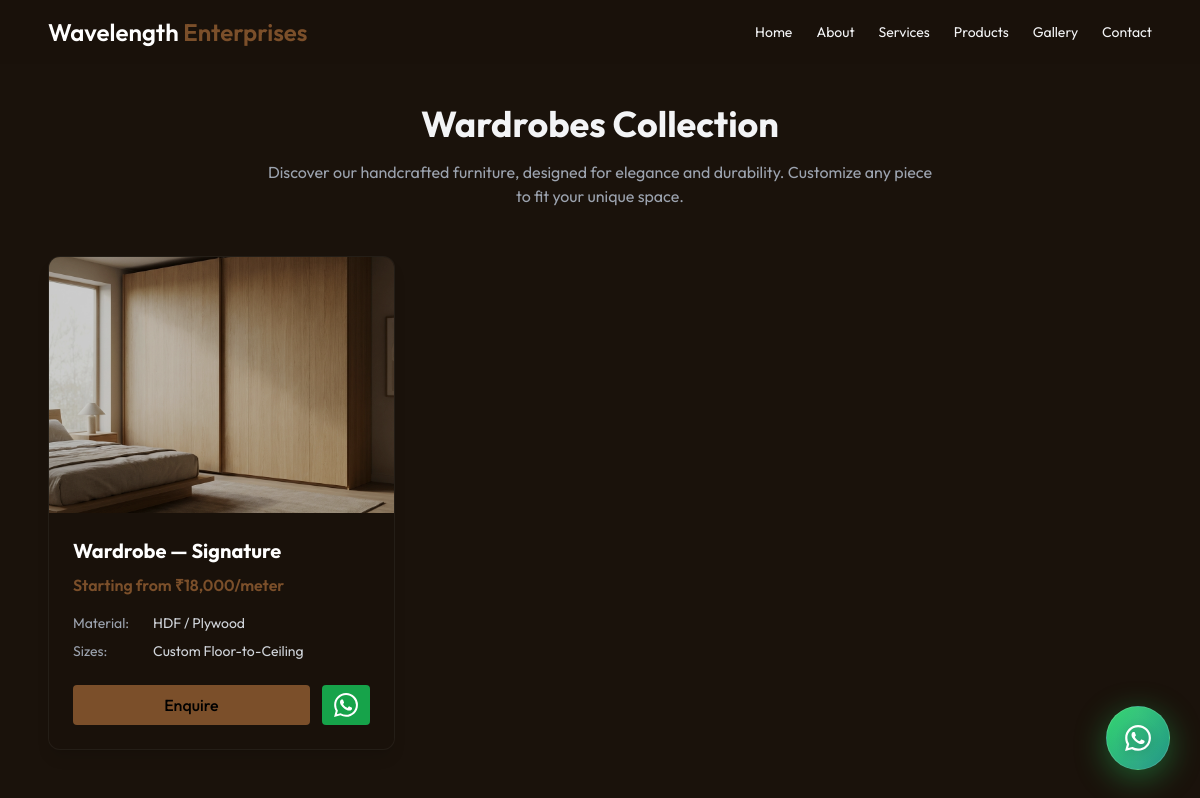
/products.php?category=wardrobes, run on the app's committed database.
### tables this page shows
CREATE TABLE `products` (
  `id` int(11) NOT NULL,
  `name` varchar(255) NOT NULL,
  `category` varchar(100) NOT NULL,
  `price_start` varchar(50) DEFAULT NULL,
  `material` varchar(255) DEFAULT NULL,
  `sizes` varchar(255) DEFAULT NULL,
  `image_path` varchar(255) DEFAULT NULL,
  `created_at` timestamp NOT NULL DEFAULT current_timestamp()
);

### products.php (the view, shortened to what this page needs)
<!doctype html>
<html lang="en">
<head>
  <link rel="stylesheet" href="frontend/css/tailwind.css">
  <link rel="stylesheet" href="frontend/css/style.css">
  <link rel="stylesheet" href="frontend/css/responsive.css">
  <link rel="stylesheet" href="https://cdnjs.cloudflare.com/ajax/libs/font-awesome/6.5.1/css/all.min.css"
 />
  <link rel="stylesheet" href="frontend/css/dropdown.css">
</head>
<body class="bg-wood-dark text-gray-100 antialiased font-sans">
  <?php require_once 'backend/includes/header.php'; ?>
  <main class="max-w-6xl mx-auto px-4 sm:px-6 py-10">
    <div class="text-center mb-12">
      <h1 class="text-3xl md:text-4xl font-bold mb-4 reveal fade-up">Our Premium Collection</h1>
      <p class="text-muted max-w-2xl mx-auto reveal fade-up delay-100">Discover our handcrafted furniture, designed for
        elegance and durability.
        Customize any piece to fit your unique space.</p>
    </div>
    <div class="grid grid-cols-1 md:grid-cols-2 lg:grid-cols-3 gap-8 stagger-children">
      <?php
      require_once 'backend/config/db_connection.php';
      $category_filter = isset($_GET['category']) ? $conn->real_escape_string($_GET['category']) : '';
      $sql = "SELECT * FROM products";
      if ($category_filter) {
          $sql .= " WHERE category = '$category_filter'";
      }
      $sql .= " ORDER BY created_at DESC";
      $result = $conn->query($sql);
      if ($result->num_rows > 0) {
          while($row = $result->fetch_assoc()) {
              $name = htmlspecialchars($row["name"]);
              $category = htmlspecialchars($row["category"]);
              $price = htmlspecialchars($row["price_start"]);
              $material = htmlspecialchars($row["material"]);
              $sizes = htmlspecialchars($row["sizes"]);
              $image = htmlspecialchars($row["image_path"]);
              $link_name = urlencode($row["name"]);
      ?>
      <article data-category="<?php echo $category; ?>"
        class="bg-wood-dark/40 rounded-xl overflow-hidden shadow-lg border border-white/5 hover:border-wood/30 transition-all duration-300 hover:-translate-y-1 group pb-product-item hover-card-zoom">
        <div class="relative h-64 overflow-hidden">
          <img src="<?php echo $image; ?>" alt="<?php echo $name; ?>"
            class="w-full h-full object-cover transition-transform duration-500 group-hover:scale-110">
          <div class="absolute inset-0 bg-black/20 group-hover:bg-transparent transition-colors"></div>
        </div>
        <div class="p-6">
          <h2 class="text-xl font-bold text-white mb-2"><?php echo $name; ?></h2>
          <p class="text-wood font-semibold mb-4">Starting from ₹<?php echo $price; ?></p>
          <div class="space-y-2 text-sm text-gray-300 mb-6">
            <div class="flex items-start"><span class="w-20 text-muted">Material:</span> <span><?php echo $material; ?></span></div>
            <div class="flex items-start"><span class="w-20 text-muted">Sizes:</span> <span><?php echo $sizes; ?></span></div>
          </div>
          <div class="flex gap-3 mt-auto">
            <a href="contact?product=<?php echo $link_name; ?>"
              class="flex-1 text-center bg-wood text-black font-medium py-2 rounded hover:bg-white transition-colors hover-lift">Enquire</a>
            <a href="https://wa.me/9373154925?text=Hi, I'm interested in the <?php echo $link_name; ?>" target="_blank"
              class="flex-none w-12 flex items-center justify-center bg-green-600 text-white rounded hover:bg-green-500 transition-colors hover-lift"
              title="Chat on WhatsApp">
            </a>
          </div>
        </div>
      </article>
      <?php
          }
      } else {
          echo '<div id="no-results" class="bg-wood-dark/40 rounded-xl p-8 text-center text-gray-400 col-span-full">No products found.</div>';
      }
      ?>
    </div>
  </main>
  <a href="https://wa.me/919373154925?text=Hi%20Wavelength%20Enterprises" class="whatsapp-premium-btn">
  </a>
</body>
</html>

### frontend/css/style.css (style rules this page uses)
:root { --wood: #7b4f2a; --wood-dark: #3e2a1b; --ease-custom: cubic-bezier(0.16, 1, 0.3, 1); --ease-elastic: cubic-bezier(0.34, 1.56, 0.64, 1); --base-delay: 100ms; }
.reveal { opacity: 0; transform: translateY(40px); transition: opacity 0.8s var(--ease-custom), transform 0.8s var(--ease-custom); will-change: opacity, transform; }
.reveal.active { opacity: 1; transform: translateY(0); }
.stagger-children>* { opacity: 0; }
.stagger-children.active>* { animation: fadeInUpStagger 0.6s var(--ease-custom) forwards; }
.stagger-children>*:nth-child(1) { animation-delay: 100ms; }
.hover-lift { transition: transform 0.3s var(--ease-custom), box-shadow 0.3s var(--ease-custom); }
.hover-card-zoom { overflow: hidden; }
.hover-card-zoom img { transition: transform 0.7s var(--ease-custom); }
body { font-family: Inter, ui-sans-serif, system-ui, -apple-system, "Segoe UI", Roboto, "Helvetica Neue", Arial }
.text-muted { color: rgba(156, 163, 175, 1) }
.reveal { opacity: 0; transform: translateY(30px); transition: all 0.8s ease-out; }
.delay-100 { animation-delay: 100ms; }

### products.php (style rules this page uses)
.whatsapp-premium-btn { position: fixed; bottom: 30px; right: 30px; background: linear-gradient(135deg, #25D366 0%, #128C7E 100%); color: white; padding: 18px; border-radius: 50%; text-decoration: none; z-index: 999; display: flex; align-items: center; justify-content: center; box-shadow: 0 8px 32px rgba(37, 211, 102, 0.4), 0 0 0 0 rgba(37, 211, 102, 0.7); backdrop-filter: blur(10px); border: 1px solid rgba(255, 255, 255, 0.2); transition: all 0.4s cubic-bezier(0.4, 0, 0.2, 1); overflow: hidden; animation: pulse-glow 2s ease-in-out infinite; width: 64px; height: 64px; }
.whatsapp-premium-btn::before { content: ''; position: absolute; top: -50%; left: -50%; width: 200%; height: 200%; background: linear-gradient(45deg, transparent, rgba(255, 255, 255, 0.1), transparent); transform: rotate(45deg); animation: shine 3s linear infinite; }
.whatsapp-icon { width: 32px; height: 32px; filter: drop-shadow(0 2px 4px rgba(0, 0, 0, 0.2)); animation: bounce-subtle 2s ease-in-out infinite; }
.whatsapp-premium-btn::after { content: ''; position: absolute; top: 50%; left: 50%; width: 0; height: 0; border-radius: 50%; background: rgba(255, 255, 255, 0.5); transform: translate(-50%, -50%); transition: width 0.6s, height 0.6s; }

### data on the page
products: image_path (picture), name "Wardrobe — Signature", price_start "18,000/meter", material "HDF / Plywood", sizes "Custom Floor-to-Ceiling"
